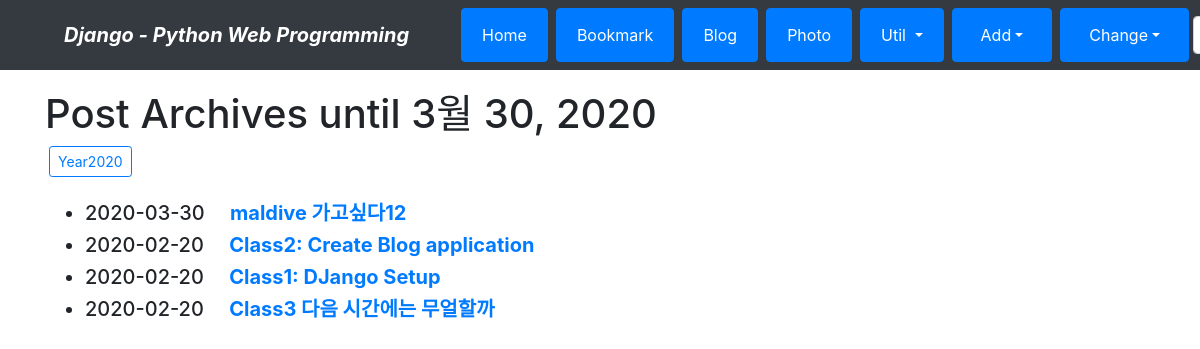
Screenshot of /blog/archive/ with the database file from the repository.
### blog/models.py (models this page shows, shortened)
class Post(models.Model):
    title = models.CharField(verbose_name='TITLE', max_length=50)
    slug = models.SlugField('SLUG',unique=True, allow_unicode=True, help_text='one word for title alias.')
    description = models.CharField('DESCRIPTION', max_length=100, blank=True, help_text='simple description text.')
    content = models.TextField('CONTENT')
    create_dt = models.DateTimeField('CREATE DATE', auto_now_add=True)
    modify_dt = models.DateTimeField('MODIFY DATE', auto_now=True)
    tags = TaggableManager(blank=True)
    owner = models.ForeignKey(User, on_delete=models.CASCADE, verbose_name='OWNER', blank=True, null=True)
    class Meta:
        verbose_name = 'post'
        verbose_name_plural = 'posts'
        db_table = 'blog_posts'
        ordering = ('-modify_dt',)
    def get_absolute_url(self):
        return reverse('blog:post_detail', args=(self.slug,))

### blog/views.py (the view)
# urls.py: path('archive/', views.PostAV.as_view(), name='post_archive'),
class PostAV(ArchiveIndexView):
    model = Post
    date_field = 'modify_dt'

### blog/templates/blog/post_archive.html (shortened to what this page needs)
{% extends "base.html" %}
{% block content %}
    <h1>Post Archives until {% now "N d, Y" %}</h1>
    {% for date in date_list %}
        <a href="{% url 'blog:post_year_archive' date|date:'Y' %}"
        class="btn btn-outline-primary btn-sm mx-1">Year{{ date|date:"Y" }}</a>
    {% endfor %}
    <br/><br/>
    <div>
        <ul>
            {% for post in object_list %}
            <li class="h5">{{ post.modify_dt|date:"Y-m-d" }}&emsp;
                <a href="{{ post.get_absolute_url }}"><strong>{{ post.title }}</strong></a>
            </li>
            {% endfor %}
        </ul>
    </div>
{% endblock %}

### rows the page displays
Post: modify_dt "2020-03-30", title "maldive 가고싶다12"
Post: modify_dt "2020-02-20", title "Class2: Create Blog application"
Post: modify_dt "2020-02-20", title "Class1: DJango Setup"
Post: modify_dt "2020-02-20", title "Class3 다음 시간에는 무얼할까"

### other values shown
{{ date|date:"Y" }} "2020"
